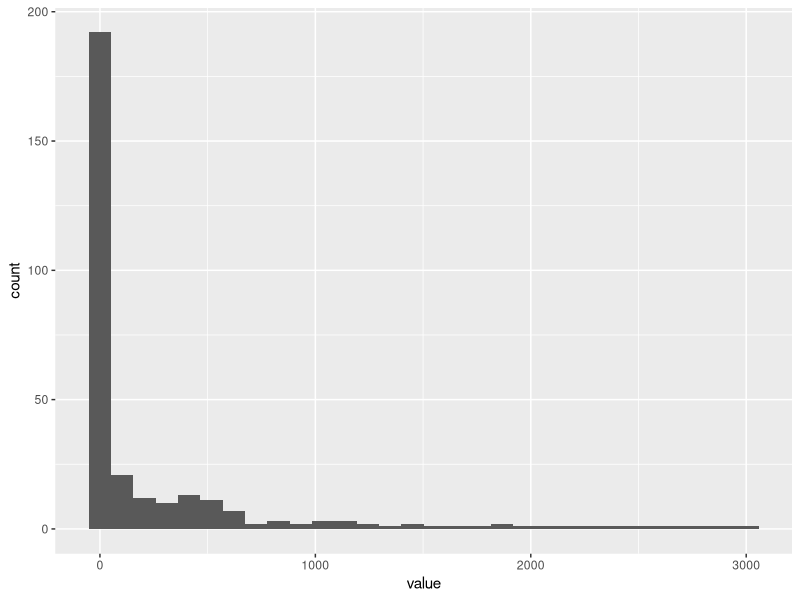

R code for this plot:
## ---- chunk 1
library(dplyr)
library(tidyr)
confirmed_w <- read.csv("data_input/confirmed_global.csv")
tail(confirmed_w)
## ---- chunk 2
confirmed_w %>%
  select(-Province.State, -Lat, -Long) %>% 
  gather(key="date", value="Value", -Country.Region)
## ---- chunk 3
confirmed_sel <- confirmed_w[,-c(1,3,4)]
melted <- reshape2::melt(confirmed_sel)
head(melted)
## ---- chunk 4
pivot_longer(confirmed_w[,c(2, 5:ncol(confirmed_w))], -Country.Region)
## ---- chunk 5
confirmed_w %>%
  select(-Province.State, -Lat, -Long) %>% 
  pivot_longer(-Country.Region, names_to = "date", values_to = "value") %>% 
  head(4)
## ---- chunk 6
library(ggplot2)
confirmed_w %>%
  select(-Province.State, -Lat, -Long) %>% 
  pivot_longer(-Country.Region, names_to = "date", values_to = "value") %>% 
  head(300) %>% 
  ggplot(aes(x=value)) + geom_histogram()
## ---- chunk 7
confirmed_w %>%
  select(-Province.State, -Lat, -Long) %>% 
  pivot_longer(-Country.Region, names_to = "date", values_to = "Value") %>% 
  dim()
## ---- chunk 8
confirmed_w %>%
  select(-Province.State, -Lat, -Long) %>% 
  pivot_longer(-"Country.Region", names_to = "date", values_to = "Value") %>% 
  group_by(Country.Region, date) %>% 
  summarise("Value"=sum(Value)) %>% 
  dim()
## ---- chunk 9
confirmed_w %>%
  select(-Lat, -Long) %>% 
  pivot_longer(-c(Country.Region, Province.State), names_to = "date", values_to = "Value") %>% 
  filter(Country.Region %in% c('Australia', 'Canada') & date == 'X4.10.20') %>% 
  head(10)
## ---- chunk 10
confirmed_w %>%
  select(-Lat, -Long) %>% 
  pivot_longer(-c(Country.Region, Province.State), names_to = "date", values_to = "Value") %>% 
  filter(Country.Region %in% c('Australia', 'Canada') & date == 'X4.10.20') %>% 
  group_by(Country.Region) %>% 
  summarise("Avg"=mean(Value), "Sum"=sum(Value)) %>% 
  ungroup()
## ---- chunk 11
confirmed_w
## ---- chunk 12
confirmed_w %>%
  select(-Province.State, -Lat, -Long) %>% 
  pivot_longer(-"Country.Region", names_to = "date", values_to = "Value") %>% 
  group_by(Country.Region, date) %>% 
  summarise("Value"=sum(Value)) %>% 
  ungroup() %>% 
  str()
## ---- chunk 13
confirmed_w %>%
  select(-Province.State, -Lat, -Long) %>% 
  pivot_longer(-"Country.Region", names_to = "date", values_to = "Value") %>% 
  group_by(Country.Region, date) %>% 
  summarise("Value"=sum(Value)) %>% 
  ungroup() %>% 
  select(date, "country"=Country.Region, Value) %>% 
  mutate(date, date=as.Date(substring(date, 2, nchar(date)),"%m.%d.%y"))
